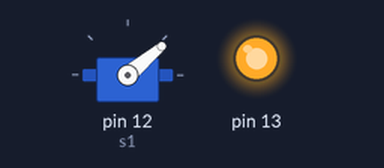
The sketch below on a simulated Arduino Uno, built with avr-gcc and run on an emulated ATmega328P. Parts: servo, output pins drawn as LEDs (lit = HIGH).

Above: at 1.05 s.
At 4.5 s:
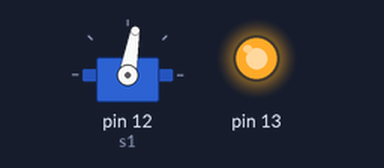
At 8.0 s:
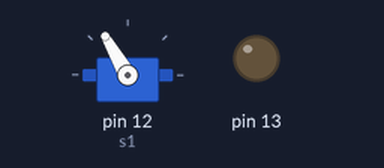
At 15.0 s:
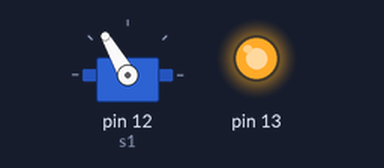
Timing chart, 0 to 19.2 s (numbered marks = the images above):
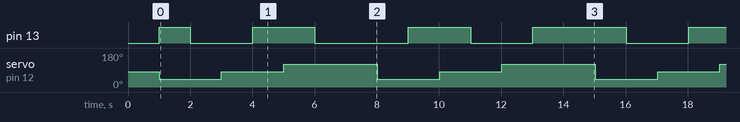

The sketch:

servo_control.ino
```cpp
// Simple servo_control test tool by Raphaël Casimir
// Control the servo by inputing an angle value inside the go() function as shown in the loop

// Position constants (angles in degree)
#define MID 80 // Neutral position / middle
#define MIN 40 // Min position
#define MAX 120 // Max position

// Time constants
#define PER 1 // (in us) Time between position commands to servo while going from one position to another (servo speed)
#define STOP_TIME 1000 // Sleep time between two movements in ms
#define TIME_BETWEEN_LOOPS 2000 // Time before doing the sequence again in ms

#include <Servo.h>

Servo s1;
int pos=MID;
int i=HIGH;

void setup() {
    pinMode(13, OUTPUT);
    s1.attach(12);
    s1.write(pos);
    digitalWrite(13, LOW);
    delay(1000);

}

void go(int goal) {
    // Another possibility is putting a single while and the "if" in it, to save some lines, but less clear when explaining
    digitalWrite(13, i);
    i=!i;
    if(pos<goal) {
        while(pos<goal) {
            pos++;
            s1.write(pos);
            delayMicroseconds(PER);
        }
    }
    if(pos>goal) {
        while(pos>goal) {
            pos--;
            s1.write(pos);
            delayMicroseconds(PER);
        }
    }
    if(0==goal) {
                while(pos>80) {
            pos--;
            s1.write(pos);
            delayMicroseconds(PER);
        }
    }
    delay(STOP_TIME);
    digitalWrite(13, i);
}

void loop() {
    go(MIN);
    delay(STOP_TIME);

    go(MID);
    delay(STOP_TIME);

    go(MAX);
    delay(TIME_BETWEEN_LOOPS);

}
```

Measured:
- by itself, pin 13: repeats every 14.0 s: LOW 2.0 s, HIGH 2.0 s, LOW 3.0 s, HIGH 2.0 s, LOW 2.0 s, HIGH 3.0 s
- by itself, servo on pin 12 (s1): repeats every 7.0 s: 80° 2.0 s, 120° 3.0 s, 40° 2.0 s
